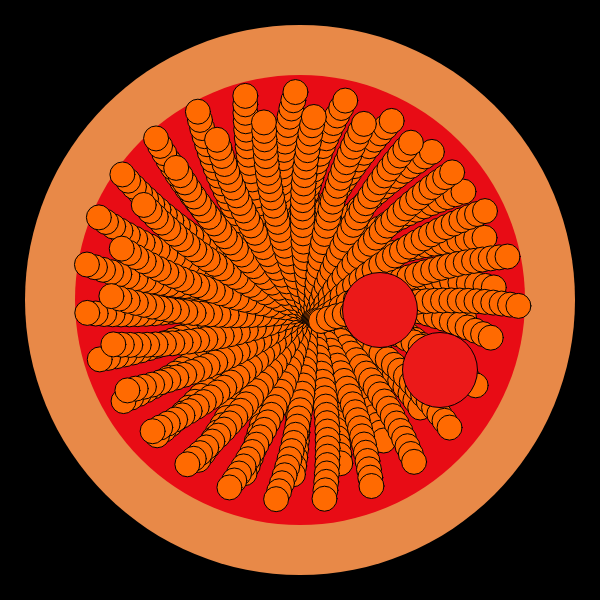
Frame 1 (no input)
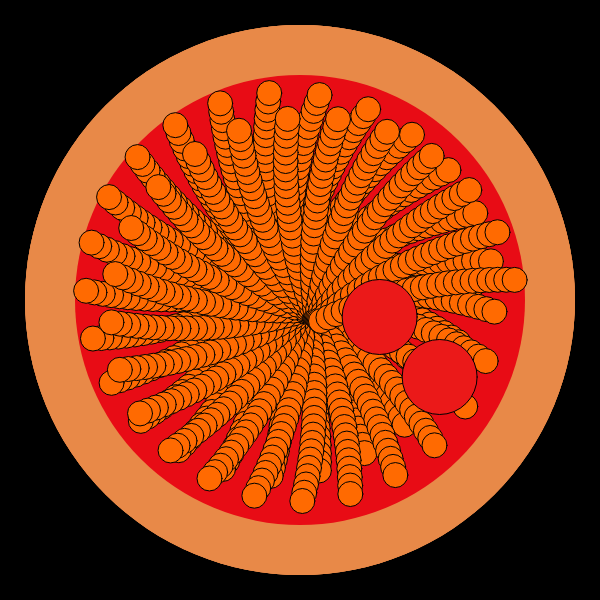
Frame 2 (the mouse pressed at the canvas centre, redrawn once)

The p5.js sketch that drew these frames (run headless with seeded random() and noise() and a simulated clock; the mouse was pressed at the canvas centre and the sketch redrawn once):

// p5.js sketch
// ── sketch.js
var angle = 0.0;
var offset = 60;
var scalar = 70;
var speed = 0.05;
var angle2 = 0.0;
var offset2 =0;
var scalar2 = 2
var speed2 = 0.01;
var timer = 0;
function setup() {
createCanvas(600, 600);
  noLoop();
  background(0);
}

function draw() {
  
  timer += 1;
  
  ellipseMode(CENTER);
  push();
  noStroke();
  fill(232, 137, 72);
  ellipse(300, 300, 550, 550);
  fill(232, 12, 21);
  ellipse(300, 300, 450, 450);
  pop();
  
  push();
  translate(270, 270);//cheese
    if (keyIsPressed === true) {
    fill(255, 213, 79);
  } else {
    fill(255, 106, 1); }
  for (let j=0; j < 50; j++){
  for (let i=0; i < 25; i++){
    var a = offset2 + j+cos(angle2) * 8.25*i+scalar2;
    var b = offset2 + j+sin(angle2) * 8.25*i+scalar2;
    ellipse(a, b, 25, 25);
  angle2+= speed2;
  }
  }
 
  pop();

  push();
  translate(250, 250);//pepperoni
  var x = offset + cos(angle) * scalar;
  var y = offset + sin(angle) * scalar;
  fill(235, 25, 25);
  ellipse(x, y, 75, 75);
  ellipse(x+60, y+60, 75, 75);
  if (timer >= 25){
    ellipse(x-75, y-90, 75, 75);
    ellipse(x-125, y, 75, 75);
    ellipse(x+90, y-25, 75, 75);
  }
  angle += speed;
}

function mousePressed(){
   
  loop();
 
}
function mouseReleased() {
  noLoop();
  pop();
}
